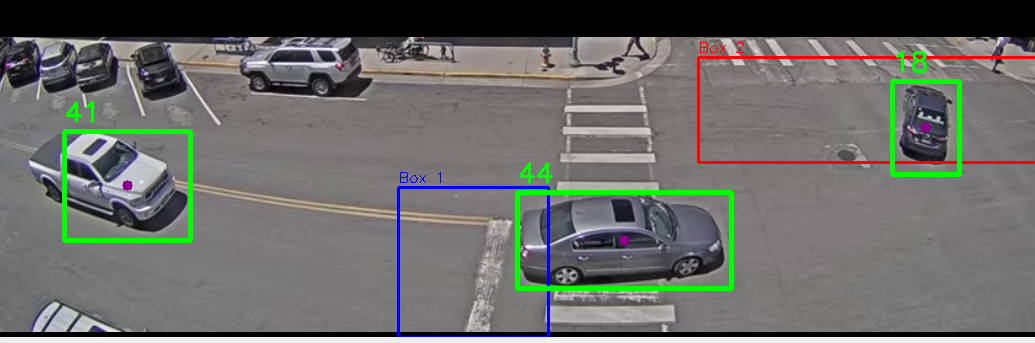
#> input picture cm3036/opencv.jpg, 1035 x 343 px, given in place of Traffic_Laramie_1.mp4, which was not available
$ python opencv.py
#> lines starting #> are read from the running program, lines starting #| are printed output that depends on the picture; pictures that were not available may be replaced by others from this repository, and a replacement may not be noted

import cv2
import numpy as np
import collections

# --- Car Class ---
# This class represents a single tracked car, encapsulating its state.
class Car:
    """
    A class to represent a single tracked car object.
    It stores its ID, position, and turn status based on zone entry.
    """
    # [20 lines left out: functions __init__, update_position, not called in this run]

# --- Video Processor Class ---
# This class encapsulates all the video processing logic.
class VideoProcessor:
    """
    Main class for processing a video to detect, track, and count stationary cars.
    It uses frame differencing against a static background and a simple centroid-based
    tracking algorithm with a stationarity check.
    """
    # --- Hardcoded Parameters (as class attributes) ---
    MIN_CAR_CONTOUR_AREA = 800
    MAX_CAR_CONTOUR_AREA = 60000
    GAUSSIAN_BLUR_KERNEL_SIZE = (7, 7)
    DETECTION_ZONE_Y_SPLIT_RATIO = 0.5
    CAR_ASPECT_RATIO_MIN = 0.8
    CAR_ASPECT_RATIO_MAX = 3.0
    MORPHOLOGICAL_KERNEL_SIZE = (5, 5)
    MORPHOLOGICAL_OPEN_ITERATIONS = 2
    MORPHOLOGICAL_CLOSE_ITERATIONS = 3
    TRACKING_MAX_DISTANCE_PIXELS = 100
    MAX_FRAMES_WITHOUT_DETECTION = 30
    STATIONARY_POSITION_THRESHOLD = 5 # In pixels
    STATIONARY_FRAME_COUNT = 10 # Number of frames to check for stationarity
    BOUNDING_BOX_SHRINKAGE_FACTOR = 0.2
    MIN_IOU_THRESHOLD = 0.2 # Minimum Intersection over Union for a match

    # --- Junction Box Definitions (as class attributes) ---
    # Ratios are relative to the overall video frame dimensions
    # Source Box: Bottom-right, where cars start their turn
    SOURCE_BOX_X_START_RATIO = 0.25
    SOURCE_BOX_X_END_RATIO = 0.45
    SOURCE_BOX_Y_START_RATIO = 0.75
    SOURCE_BOX_Y_END_RATIO = 0.95

    # Target Box: Top-left, where cars complete their turn
    TARGET_BOX_X_START_RATIO = 0.8
    TARGET_BOX_X_END_RATIO = 0.95
    TARGET_BOX_Y_START_RATIO = 0.5
    TARGET_BOX_Y_END_RATIO = 0.6

    def __init__(self, video_path):
        self.video = cv2.VideoCapture(video_path)
        assert self.video.isOpened(), "Error: Could not open video file."

        self.frame_width = int(self.video.get(cv2.CAP_PROP_FRAME_WIDTH))
        self.frame_height = int(self.video.get(cv2.CAP_PROP_FRAME_HEIGHT))

        # Capture the first frame as a static background
        ret, self.background_frame = self.video.read()
        assert ret, "Error: Could not read first frame for background."
        self.background_frame = self._preprocess_frame(self.background_frame)
        self.video.set(cv2.CAP_PROP_POS_FRAMES, 0) # Rewind the video

        # Define the detection zone (ROI) coordinates
        self.detect_start_y = int(self.frame_height * self.DETECTION_ZONE_Y_SPLIT_RATIO)
        self.detect_end_y = self.frame_height
        self.detect_start_x = 0
        self.detect_end_x = self.frame_width

        # Tracking and Counting state
        self.tracked_cars = {} # Stores {object_id: Car_object}
        self.next_car_id = 0
        self.cars_turned_left_count = 0

    def _preprocess_frame(self, input_frame):
        """Converts frame to grayscale and applies a Gaussian blur."""
        gray_frame = cv2.cvtColor(input_frame, cv2.COLOR_BGR2GRAY)
        blurred_frame = cv2.GaussianBlur(gray_frame, self.GAUSSIAN_BLUR_KERNEL_SIZE, 0)
        return blurred_frame

    def _detect_stationary_cars(self, current_frame):
        """
        Uses frame differencing against a static background to find objects that have appeared.
        Creates a smaller bounding box for each detection to help with tracking.
        """
        # Preprocess the current frame
        preprocessed_frame = self._preprocess_frame(current_frame)

        # Compute the absolute difference between the current frame and the background
        frame_diff = cv2.absdiff(self.background_frame, preprocessed_frame)

        # Apply a threshold to get a binary image of the differences
        _, thresh = cv2.threshold(frame_diff, 25, 255, cv2.THRESH_BINARY)

        # Apply morphological operations to clean up the noise
        morph_kernel = np.ones(self.MORPHOLOGICAL_KERNEL_SIZE, np.uint8)
        mask_after_opening = cv2.morphologyEx(thresh, cv2.MORPH_OPEN, morph_kernel, iterations=self.MORPHOLOGICAL_OPEN_ITERATIONS)
        cleaned_mask = cv2.morphologyEx(mask_after_opening, cv2.MORPH_CLOSE, morph_kernel, iterations=self.MORPHOLOGICAL_CLOSE_ITERATIONS)

        # Find contours
        contours, _ = cv2.findContours(cleaned_mask, cv2.RETR_EXTERNAL, cv2.CHAIN_APPROX_SIMPLE)

        filtered_bounding_boxes = []
        for contour in contours:
            area = cv2.contourArea(contour)
            if self.MIN_CAR_CONTOUR_AREA < area < self.MAX_CAR_CONTOUR_AREA:
                # Get the original bounding box
                x, y, w, h = cv2.boundingRect(contour)
                aspect_ratio = float(w) / h
                if self.CAR_ASPECT_RATIO_MIN < aspect_ratio < self.CAR_ASPECT_RATIO_MAX:
                    # Create a new, smaller bounding box for tracking
                    shrink_amount_w = int(w * self.BOUNDING_BOX_SHRINKAGE_FACTOR)
                    shrink_amount_h = int(h * self.BOUNDING_BOX_SHRINKAGE_FACTOR)
                    new_x = x + shrink_amount_w // 2
                    new_y = y + shrink_amount_h // 2
                    new_w = w - shrink_amount_w
                    new_h = h - shrink_amount_h

                    filtered_bounding_boxes.append((new_x, new_y, new_w, new_h))

        return filtered_bounding_boxes, cleaned_mask

    # [29 lines left out: function _calculate_iou, not called in this run]

    def _update_car_tracking(self, current_detections):
        """
        Associates new detections with existing tracked cars based on proximity and IoU.
        Creates new Car objects for new detections and removes old ones.
        Also checks for stationarity.
        """
        newly_tracked_cars = {}
        matched_detection_indices = set()

        # Step 1: Match existing cars with current detections
        for car_id, car in self.tracked_cars.items():
            best_match_index = -1
            max_iou = 0.0
            min_distance = float('inf')

            for i, detection_bbox in enumerate(current_detections):
                if i in matched_detection_indices:
                    continue

                # Calculate IoU and distance
                iou = self._calculate_iou(car.bbox, detection_bbox)
                det_center = (detection_bbox[0] + detection_bbox[2] // 2, detection_bbox[1] + detection_bbox[3] // 2)
                distance = np.sqrt(
                    (det_center[0] - car.center[0])**2 + (det_center[1] - car.center[1])**2
                )

                # Check if this is a better match based on IoU and distance
                if iou > max_iou and iou > self.MIN_IOU_THRESHOLD and distance < self.TRACKING_MAX_DISTANCE_PIXELS:
                    max_iou = iou
                    best_match_index = i
                elif iou > 0 and iou <= self.MIN_IOU_THRESHOLD and distance < min_distance and distance < self.TRACKING_MAX_DISTANCE_PIXELS:
                    # Fallback to distance if IoU is too low but there's a small overlap and the distance is small
                    min_distance = distance
                    best_match_index = i

            if best_match_index != -1:
                # Update the existing car's position with the best matching detection
                car.update_position(current_detections[best_match_index])
                car.frames_without_detection = 0  # Reset the counter
                newly_tracked_cars[car_id] = car
                matched_detection_indices.add(best_match_index)
            else:
                # Car was not found in this frame, increment counter
                car.frames_without_detection += 1
                # Keep the car if it hasn't been "lost" for too many frames
                if car.frames_without_detection < self.MAX_FRAMES_WITHOUT_DETECTION:
                    newly_tracked_cars[car_id] = car

        # Step 2: Add any unmatched detections as new cars
        for i, bbox in enumerate(current_detections):
            if i not in matched_detection_indices:
                new_car = Car(self.next_car_id, bbox)
                newly_tracked_cars[self.next_car_id] = new_car
                self.next_car_id += 1

        self.tracked_cars = newly_tracked_cars

        # Step 3: Check for stationarity of all tracked cars
        for car in self.tracked_cars.values():
            if len(car.last_positions) == car.last_positions.maxlen:
                first_pos = car.last_positions[0]
                last_pos = car.last_positions[-1]
                distance = np.sqrt((last_pos[0] - first_pos[0])**2 + (last_pos[1] - first_pos[1])**2)
                if distance < self.STATIONARY_POSITION_THRESHOLD:
                    car.stationary_frames += 1
                    if car.stationary_frames >= self.STATIONARY_FRAME_COUNT:
                        car.is_stationary = True
                else:
                    car.stationary_frames = 0
                    car.is_stationary = False


    def _detect_and_count_left_turns(self):
        """
        Detects left turns based on whether a car passes through two specific boxes.
        """
        # Define source and target box coordinates based on frame dimensions
        source_box_x_start = int(self.frame_width * self.SOURCE_BOX_X_START_RATIO)
        source_box_x_end = int(self.frame_width * self.SOURCE_BOX_X_END_RATIO)
        source_box_y_start = int(self.frame_height * self.SOURCE_BOX_Y_START_RATIO)
        source_box_y_end = int(self.frame_height * self.SOURCE_BOX_Y_END_RATIO)

        target_box_x_start = int(self.frame_width * self.TARGET_BOX_X_START_RATIO)
        target_box_x_end = int(self.frame_width * self.TARGET_BOX_X_END_RATIO)
        target_box_y_start = int(self.frame_height * self.TARGET_BOX_Y_START_RATIO)
        target_box_y_end = int(self.frame_height * self.TARGET_BOX_Y_END_RATIO)

        for car in self.tracked_cars.values():
            # Skip cars that have already been counted or are not stationary
            if car.counted:
                continue

            car_center = car.center

            # Check if the stationary car is in the source box and set the flag permanently
            if car.is_stationary and not car.has_entered_source_box:
                is_in_source_box_now = (source_box_x_start < car_center[0] < source_box_x_end and
                                        source_box_y_start < car_center[1] < source_box_y_end)
                if is_in_source_box_now:
                    car.has_entered_source_box = True

            # Check if the stationary car is currently in the target box
            is_in_target_box_now = (target_box_x_start < car_center[0] < target_box_x_end and
                                    target_box_y_start < car_center[1] < target_box_y_end)

            # If the car is currently in the target box and is stationary, set the persistent flag
            if car.is_stationary and is_in_target_box_now:
                car.has_entered_target_box = True

            # Left turn is detected if the car has entered both the source and target boxes while stationary
            if car.has_entered_source_box and car.has_entered_target_box:
                car.turned_left = True
                if not car.counted:
                    self.cars_turned_left_count += 1
                    car.counted = True
                    print(f"Car ID {car.id} detected turning left! Total left turns: {self.cars_turned_left_count}")


    def _draw_on_frame(self, display_frame):
        """
        Draws bounding boxes, IDs, the two junction boxes, and the total count on the frame.
        """
        # Draw the main detection zone line
        cv2.line(display_frame, (self.detect_start_x, self.detect_start_y),
                 (self.detect_end_x, self.detect_start_y), (0, 0, 255), 2)

        # Draw the source box
        source_box_x_start = int(self.frame_width * self.SOURCE_BOX_X_START_RATIO)
        source_box_x_end = int(self.frame_width * self.SOURCE_BOX_X_END_RATIO)
        source_box_y_start = int(self.frame_height * self.SOURCE_BOX_Y_START_RATIO)
        source_box_y_end = int(self.frame_height * self.SOURCE_BOX_Y_END_RATIO)
        cv2.rectangle(display_frame, (source_box_x_start, source_box_y_start),
                      (source_box_x_end, source_box_y_end), (255, 165, 0), 2) # Orange
        cv2.putText(display_frame, 'Source Box', (source_box_x_start, source_box_y_start - 10),
                    cv2.FONT_HERSHEY_SIMPLEX, 0.5, (255, 165, 0), 1)

        # Draw the target box
        target_box_x_start = int(self.frame_width * self.TARGET_BOX_X_START_RATIO)
        target_box_x_end = int(self.frame_width * self.TARGET_BOX_X_END_RATIO)
        target_box_y_start = int(self.frame_height * self.TARGET_BOX_Y_START_RATIO)
        target_box_y_end = int(self.frame_height * self.TARGET_BOX_Y_END_RATIO)
        cv2.rectangle(display_frame, (target_box_x_start, target_box_y_start),
                      (target_box_x_end, target_box_y_end), (0, 255, 255), 2) # Yellow
        cv2.putText(display_frame, 'Target Box', (target_box_x_start, target_box_y_start - 10),
                    cv2.FONT_HERSHEY_SIMPLEX, 0.5, (0, 255, 255), 1)

        # Draw details for each tracked car
        for car in self.tracked_cars.values():
            x, y, w, h = car.bbox
            color = (0, 255, 0) # Green for regular cars
            if car.is_stationary:
                color = (255, 0, 0) # Blue for stationary cars
            if car.turned_left:
                color = (0, 0, 255) # Red for cars that have turned left

            cv2.rectangle(display_frame, (x, y), (x + w, y + h), color, 2)
            cv2.putText(display_frame, f'ID: {car.id}', (x, y - 10),
                        cv2.FONT_HERSHEY_SIMPLEX, 0.6, color, 2)

        # Display the total left turn count
        cv2.putText(display_frame, f'Left Turns: {self.cars_turned_left_count}', (10, 30),
                    cv2.FONT_HERSHEY_SIMPLEX, 1, (0, 255, 255), 2)

    def process_single_frame(self, current_frame):
        """
        Processes a single video frame to detect cars, update tracking,
        and perform left-turn detection. This method is the core pipeline.
        """
        display_frame = current_frame.copy()

        # Find car-like contours and their bounding boxes using a new detection method
        detected_bounding_boxes, _ = self._detect_stationary_cars(current_frame)

        # Update the simple object tracking with the new detections
        self._update_car_tracking(detected_bounding_boxes)

        # Analyze car trajectories to detect and count left turns
        self._detect_and_count_left_turns()

        # Draw all visual elements on the display frame
        self._draw_on_frame(display_frame)

        return display_frame

    def run(self):
        """Main function to run the video processing loop."""
        while True:
            retrieved_successfully, current_frame = self.video.read()

            if not retrieved_successfully:
                print("End of video stream or error reading frame.")
                break

            processed_frame = self.process_single_frame(current_frame)
            cv2.imshow('Car Detection & Tracking (Stationary)', processed_frame)

            if cv2.waitKey(1) & 0xFF == ord('q'):
                break

        self.video.release()
        cv2.destroyAllWindows()


def main():
    """Entry point of the program."""
    processor = VideoProcessor('Traffic_Laramie_1.mp4')
#> in __init__, self.background_frame is the input picture: shape (343, 1035, 3); mean B, G, R 103.4, 106.8, 105.6
#> in _preprocess_frame, `gray_frame = cv2.cvtColor(input_frame, cv2.COLOR_BGR2GRAY)`:
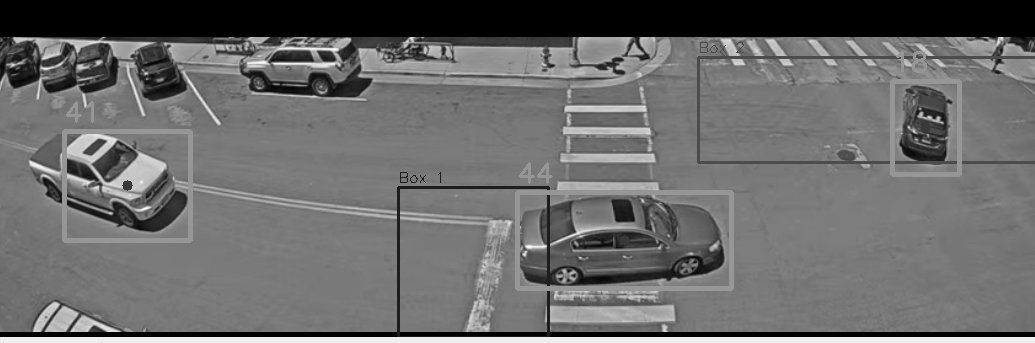
#> gray_frame: shape (343, 1035); min 0, max 251, mean 106
#> in _preprocess_frame, `blurred_frame = cv2.GaussianBlur(gray_frame, self.GAUSSIAN_BLUR_KERNEL..`:
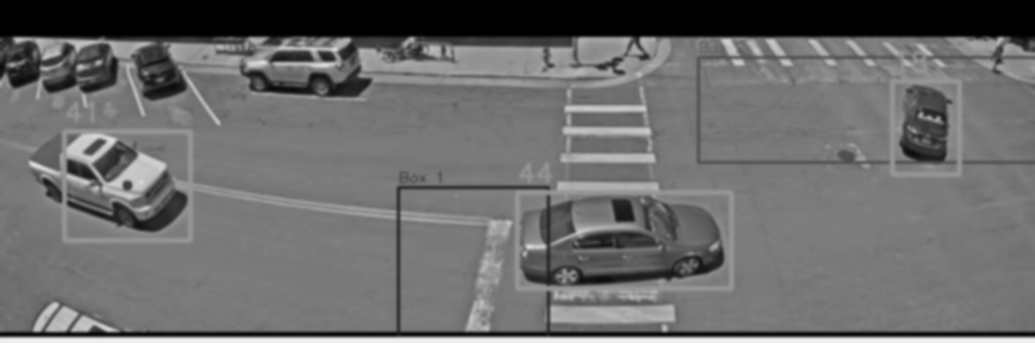
#> blurred_frame: shape (343, 1035); min 0, max 239, mean 106
    processor.run()
#> in _detect_stationary_cars, `frame_diff = cv2.absdiff(self.background_frame, preprocessed_frame)`: frame_diff: shape (343, 1035); every value is 0
#> in _detect_stationary_cars, `contours, _ = cv2.findContours(cleaned_mask, cv2.RETR_EXTERNAL, cv2.CH..`: contours = []
#> after the loop in _update_car_tracking, `for car_id, car in self.tracked_cars.items():`: matched_detection_indices = 0 items
#> after the loop in _update_car_tracking, `for i, bbox in enumerate(current_detections):`: self.next_car_id = 0
#> in _update_car_tracking, `self.tracked_cars = newly_tracked_cars`: self.tracked_cars = 0 items
#> after the loop in _detect_and_count_left_turns, `for car in self.tracked_cars.values():`: self.cars_turned_left_count = 0
#> in _draw_on_frame, `cv2.putText(display_frame, f'Left Turns: {self.cars_turned_left_count}..`:
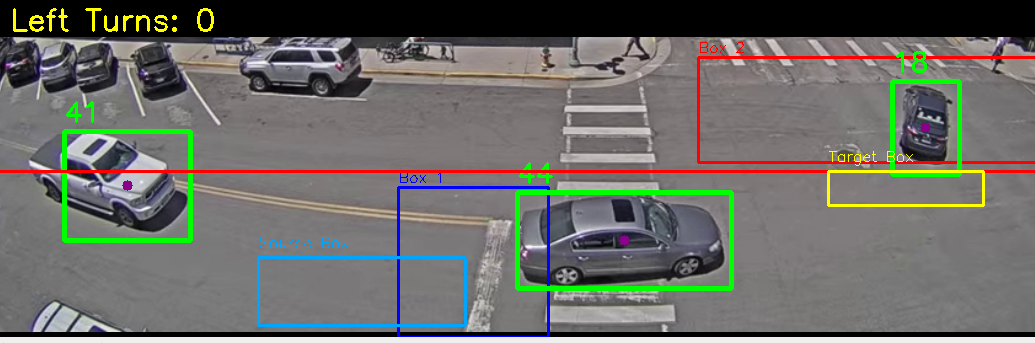
#> display_frame: shape (343, 1035, 3); mean B, G, R 102.8, 107.4, 107.4
#> (key q is pressed here)

if __name__ == "__main__":
    main()
